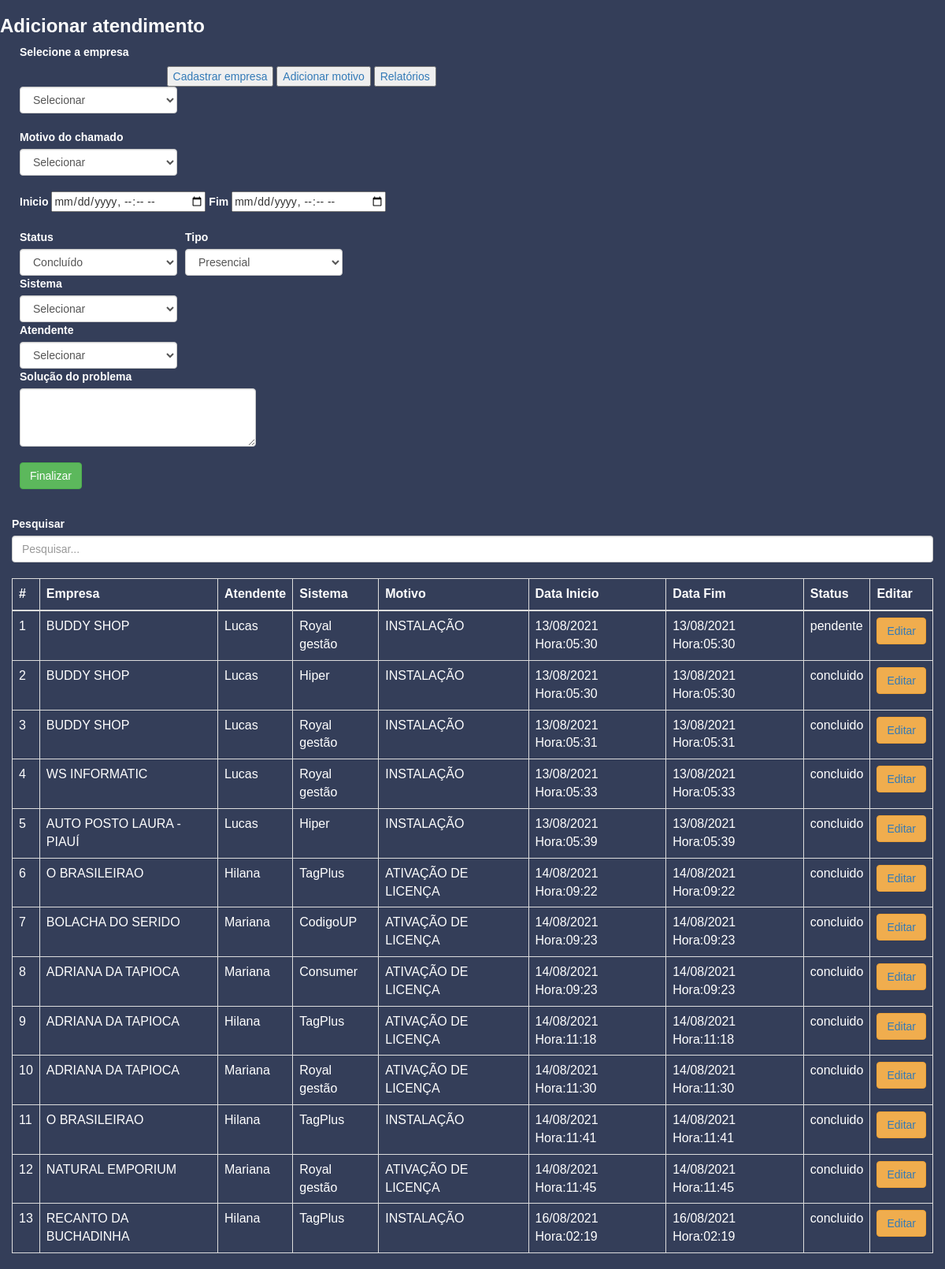
The page / on the database its author committed.
### royalcontrol/models.py (models this page shows)
class Controle(models.Model):
    id = models.UUIDField(primary_key=True, default=uuid.uuid4, editable=False)
    sistema = models.CharField(max_length=21)
    atendente = models.CharField(max_length=21)
    tipo = models.CharField(max_length=12)
    status = models.CharField(max_length=12)
    inicio = models.DateTimeField()
    fim = models.DateTimeField()
    solucao = models.CharField(max_length=32)
    motivoChamado = models.ForeignKey(
        Motivo,
        on_delete=models.CASCADE,
    )
    empresa = models.ForeignKey(
        Empresa,
        on_delete=models.CASCADE,
    )
    created_at = models.DateTimeField(auto_now_add=True)
    updated_at = models.DateTimeField(auto_now=True)

class Empresa(models.Model):
    id = models.UUIDField(primary_key=True, default=uuid.uuid4, editable=False)
    codigo = models.UUIDField(default=uuid.uuid4, editable=False)
    nome = models.CharField(max_length=32)
    nomeFantasia = models.CharField(max_length=32, null=True)
    cnpjCpf = models.CharField(max_length=17, unique=True, null=True)
    email = models.CharField(max_length=22, null=True)
    endereco = JSONField(null=True, blank=True)
    created_at = models.DateTimeField(auto_now_add=True)
    updated_at = models.DateTimeField(auto_now=True)

class Motivo(models.Model):
    id = models.UUIDField(primary_key=True, default=uuid.uuid4, editable=False)
    nome = models.CharField(max_length=36, null=False)
    created_at = models.DateTimeField(auto_now_add=True)
    updated_at = models.DateTimeField(auto_now=True)

### royalcontrol/views.py (the view)
# urls.py: path('', views.cadAtendimento, name="cadAtendimento"),
def cadAtendimento(request):
    empresas = Empresa.objects.all()
    motivos = Motivo.objects.all()
    atendentes = atentende.objects.all()
    sistemas = sistema.objects.all()
    controles = Controle.objects.prefetch_related().all()
    form = {}
    if request.method == 'POST':
        form = ControleForm(request.POST.copy())
        if form.is_valid():
            form.create(validated_data=form.cleaned_data)
            return redirect('cadAtendimento')
        print(form.errors)
    return render(request,  'cadAtendimento.html', {'empresas' : empresas, 'motivos': motivos, 'atendentes': atendentes, 'sistemas' : sistemas, 'controles': controles, 'form': form})

### royalcontrol/templates/cadAtendimento.html (shortened to what this page needs)
{% extends 'base.html' %}
{% load static %}
{% block content %}
<h3>Adicionar atendimento</h3>
<div class="card" >
    <div style="margin-left: 25px;" style=" max-width: 40%;
    max-height: 40%;" class="card-body">
        <form action="" method="POST" style="max-width: 45%;">
            <div style="float:right; margin-top: 8px;">
<br>
                <button><a href="{% url 'createEmpresa' %}">Cadastrar empresa</a></button>
                <button><a href="{% url 'motivoChamado' %}">Adicionar motivo</a></button>
                <button><a href="{% url 'graficosRegistro' %}">Relatórios</a></button>
            </div>
            <div style="width: 200px;">
                <label for="nomeCliente">Selecione a empresa</label>
                <select  name="empresa" class="form-control selectpicker" id="select-country" data-live-search="true">
                    <option>Selecionar</option>
                </select>
            </div>
<br>
            <div style="width: 200px;">
                <label for="">Motivo do chamado</label>
                <select style="width: 200px;" name="motivoChamado" class="form-control selectpicker" id="select-country" data-live-search="true">
                    <option>Selecionar</option>
                </select>
            </div>
            <div>
<br>
                <label for="nomeCliente">Inicio</label>
                <input name="inicio" type="datetime-local" name="horaIncial">
                <label for="nomeCliente">Fim</label>
                <input name='fim' type="datetime-local" name="horaFinal">
<br><br>
            </div>
            <div>
                <div style="width: 200px; float: left;">
                    <label for="">Status</label>
                    <select style="width: 200px;" name="status" class="form-control">
                        <option value="concluido">Concluído</option>
                    </select>
                </div>
                <div style="width: 200px; float: left; margin-left: 10px;">
                    <label for="">Tipo</label>
                    <select style="width: 200px;" name="tipo" class="form-control">
                        <option value="presencial">Presencial</option>
                    </select>
                </div>
            </div>
            <div style="width: 200px;">
                <label for="">Sistema</label>
                <select style="width: 200px;" name="sistema" class="form-control">
                    <option>Selecionar</option>
                </select>
            </div>
            <div style="width: 200px; ">
                <label for="">Atendente</label>
                <select style="width: 200px;" name="atendente" class="form-control">
                    <option>Selecionar</option>
                </select>
            </div>
            <label for="nome">Solução do problema</label>
            <textarea style="width: 300px;" class="form-control" name="solucao" id="" rows="3"></textarea>
<br>
            <button onclick="funcao1()"  type="submit" class="btn btn-success mt-2">Finalizar</button>
        </form>
    </div>
<br>
<div class="container" style="width: 100%;">
    <label for="">Pesquisar</label>
    <input class="form-control" id="myInput" type="text" placeholder="Pesquisar...">
    <br>
    <table class="table table-bordered table-striped">
      <thead>
        <tr>
        <th scope="col">#</th>
        <th scope="col">Empresa</th>
        <th scope="col">Atendente</th>
        <th scope="col">Sistema</th>
        <th scope="col">Motivo</th>
        <th scope="col">Data Inicio</th>
        <th scope="col">Data Fim</th>
        <th scope="col">Status</th>
        <th scope="col">Editar</th>
        </tr>
      </thead>
      <tbody id="myTable">
        {% for controle in controles %}
          <tr>
            <td scope="row">{{ forloop.counter }}</td>
            <td style="background: #343E59;">{{ controle.empresa.nomeFantasia }}</td>
            <td>{{ controle.atendente }}</td>
            <td>{{ controle.sistema }}</td>
            <td>{{ controle.motivoChamado.nome }}</td>
            <td>{{ controle.inicio|date:"d/m/Y" }} Hora:{{ controle.inicio|date:"h:i" }}</td>
            <td>{{ controle.inicio|date:"d/m/Y" }} Hora:{{ controle.inicio|date:"h:i" }}</td>
            <td>{{ controle.status }}</td>
            <td><button  class="btn btn-warning"><a href="{% url 'redUpdate' controle.id %}">Editar</a></button></td>
          </tr>
          {% endfor %}
      </tbody>
    </table>
</div>
</div>
{% endblock %}

### royalcontrol/templates/base.html (shortened to what this page needs)
{% load static %}
<html>
<head>
    <link rel="stylesheet" href="https://maxcdn.bootstrapcdn.com/bootstrap/3.4.0/css/bootstrap.min.css">
    <link href="https://cdnjs.cloudflare.com/ajax/libs/bootstrap-select/1.10.0/css/bootstrap-select.min.css" rel="stylesheet" />
</head>
<body>
    {% block content %}
    {% endblock %}
</body>
</html>

### royalcontrol/templates/base.html (style rules this page uses)
label { color: white !important; }
td, th { padding: 0; background: #343E59; color: white; }
body { background: #343E59; font-family: Arial, Helvetica, sans-serif; }
h1, h2, h3, h4, h5, h6, strong { font-weight: 600; color: white; }

### rows shown on the page
Controle: empresa.nomeFantasia "BUDDY SHOP", atendente "Lucas", sistema "Royal gestão", motivoChamado.nome "INSTALAÇÃO", inicio "13/08/2021", inicio "05:30", status "pendente"
Controle: empresa.nomeFantasia "BUDDY SHOP", atendente "Lucas", sistema "Hiper", motivoChamado.nome "INSTALAÇÃO", inicio "13/08/2021", inicio "05:30", status "concluido"
Controle: empresa.nomeFantasia "BUDDY SHOP", atendente "Lucas", sistema "Royal gestão", motivoChamado.nome "INSTALAÇÃO", inicio "13/08/2021", inicio "05:31", status "concluido"
Controle: empresa.nomeFantasia "WS INFORMATIC", atendente "Lucas", sistema "Royal gestão", motivoChamado.nome "INSTALAÇÃO", inicio "13/08/2021", inicio "05:33", status "concluido"
Controle: empresa.nomeFantasia "AUTO POSTO LAURA - PIAUÍ", atendente "Lucas", sistema "Hiper", motivoChamado.nome "INSTALAÇÃO", inicio "13/08/2021", inicio "05:39", status "concluido"
Controle: empresa.nomeFantasia "O BRASILEIRAO", atendente "Hilana", sistema "TagPlus", motivoChamado.nome "ATIVAÇÃO DE LICENÇA", inicio "14/08/2021", inicio "09:22", status "concluido"
Controle: empresa.nomeFantasia "BOLACHA DO SERIDO", atendente "Mariana", sistema "CodigoUP", motivoChamado.nome "ATIVAÇÃO DE LICENÇA", inicio "14/08/2021", inicio "09:23", status "concluido"
Controle: empresa.nomeFantasia "ADRIANA DA TAPIOCA", atendente "Mariana", sistema "Consumer", motivoChamado.nome "ATIVAÇÃO DE LICENÇA", inicio "14/08/2021", inicio "09:23", status "concluido"
Controle: empresa.nomeFantasia "ADRIANA DA TAPIOCA", atendente "Hilana", sistema "TagPlus", motivoChamado.nome "ATIVAÇÃO DE LICENÇA", inicio "14/08/2021", inicio "11:18", status "concluido"
Controle: empresa.nomeFantasia "ADRIANA DA TAPIOCA", atendente "Mariana", sistema "Royal gestão", motivoChamado.nome "ATIVAÇÃO DE LICENÇA", inicio "14/08/2021", inicio "11:30", status "concluido"
Controle: empresa.nomeFantasia "O BRASILEIRAO", atendente "Hilana", sistema "TagPlus", motivoChamado.nome "INSTALAÇÃO", inicio "14/08/2021", inicio "11:41", status "concluido"
Controle: empresa.nomeFantasia "NATURAL EMPORIUM", atendente "Mariana", sistema "Royal gestão", motivoChamado.nome "ATIVAÇÃO DE LICENÇA", inicio "14/08/2021", inicio "11:45", status "concluido"
Controle: empresa.nomeFantasia "RECANTO DA BUCHADINHA", atendente "Hilana", sistema "TagPlus", motivoChamado.nome "INSTALAÇÃO", inicio "16/08/2021", inicio "02:19", status "concluido"
